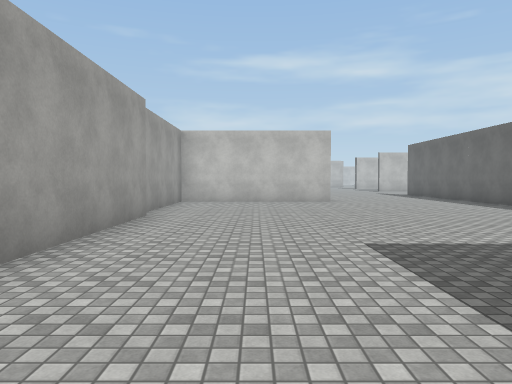
View 1 (above)

18 first-person views from a walk through a 3-D level made in the Unity game engine. The camera is 1.5 m above the floor, tilts 2° down and sees 70° across. The floor is counted in squares, 2 m on a side. Each view is taken from the middle of a square. On the plan, view 1 faces up. The plan holds only what a view shows up to about 11 squares ahead; the rest is blank. The place goes on beyond the plan. Surface patterns are stand-ins for the level's own textures.

View 2
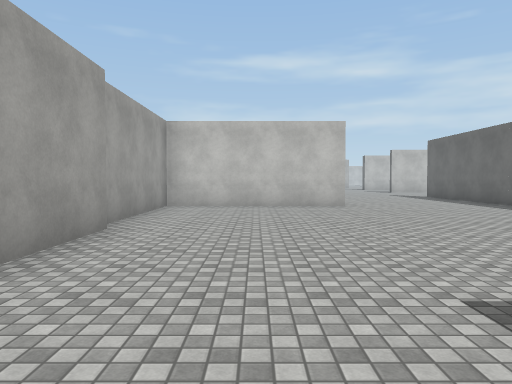

View 3
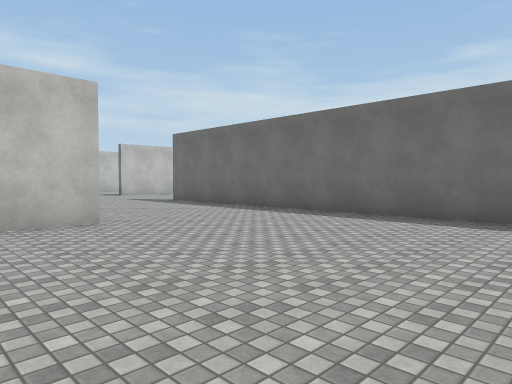

View 4
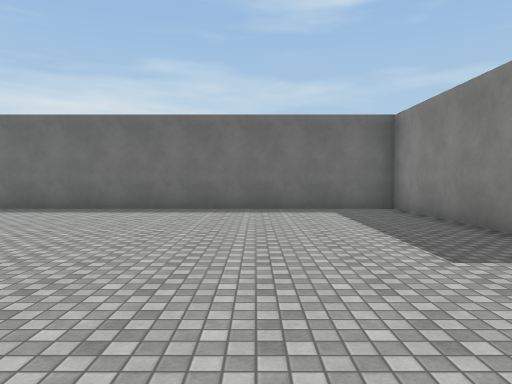

View 5
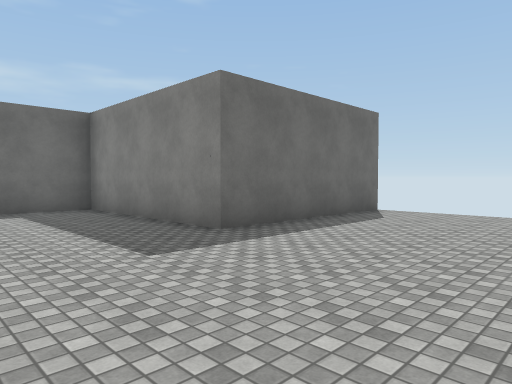

View 6
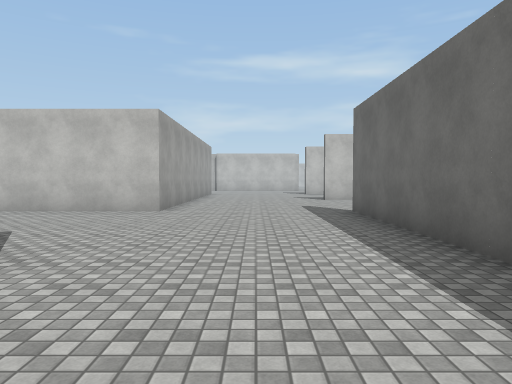

View 7
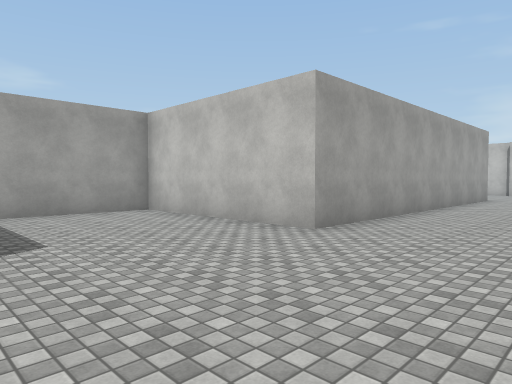

View 8
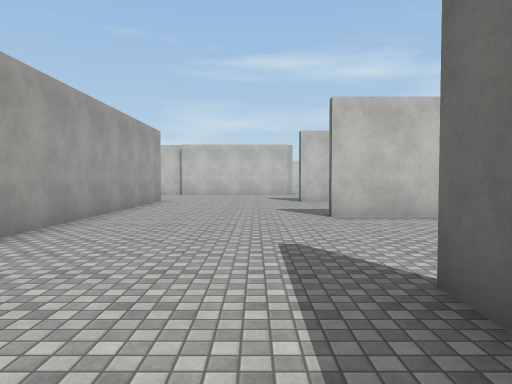

View 9
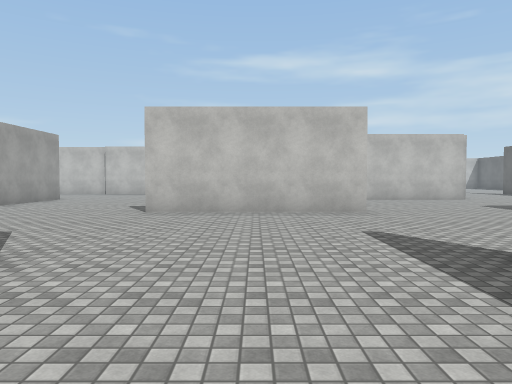

View 10
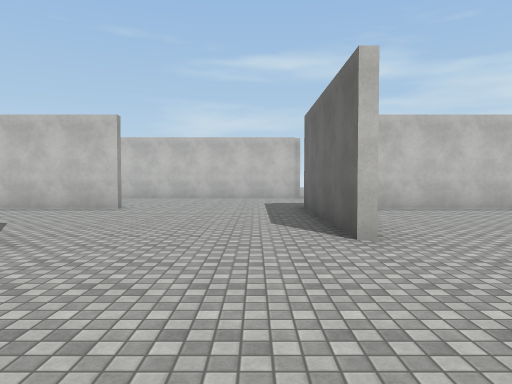

View 11
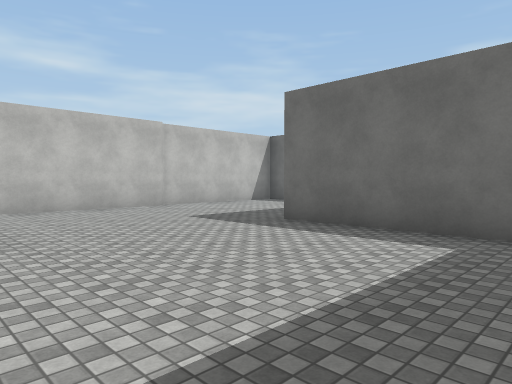

View 12
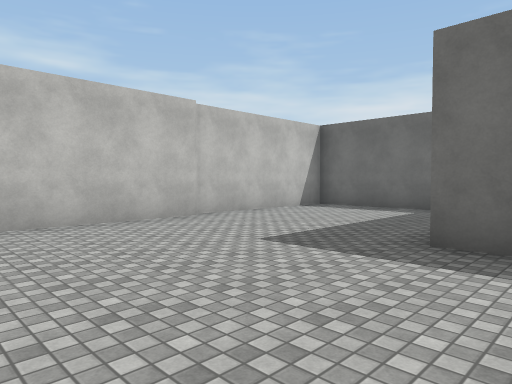

View 13
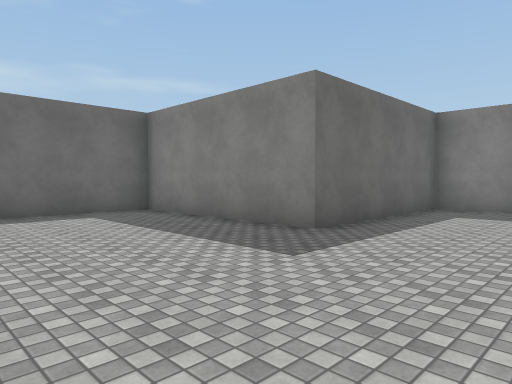

View 14
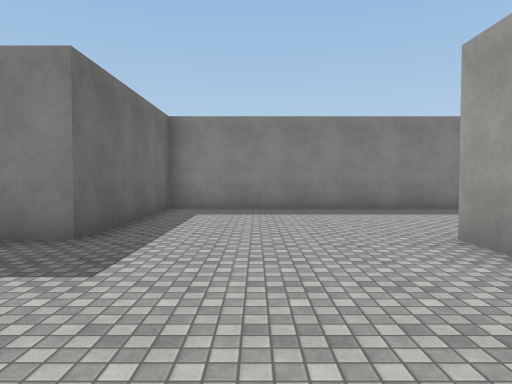

View 15
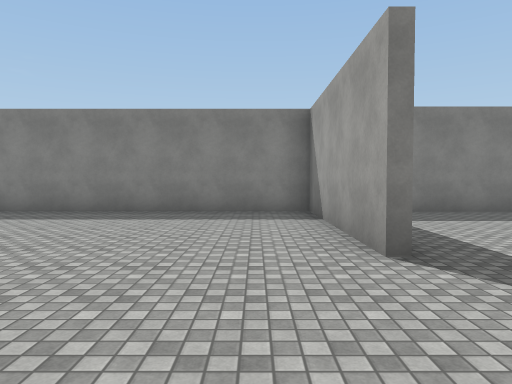

View 16
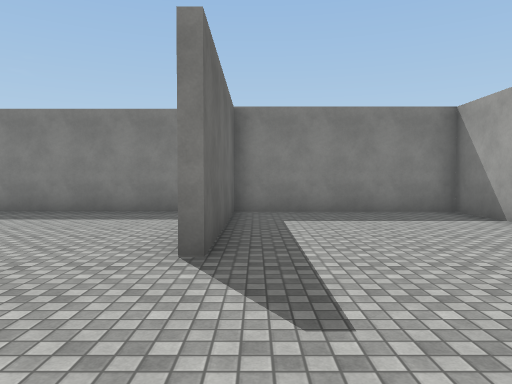

View 17
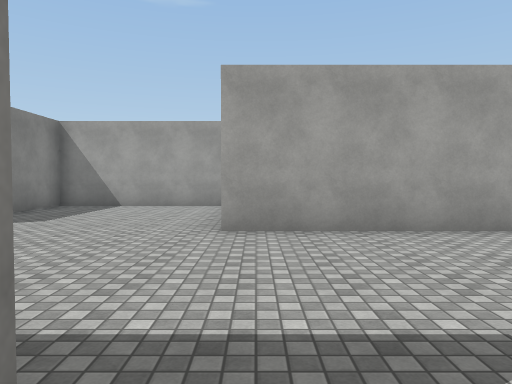

View 18
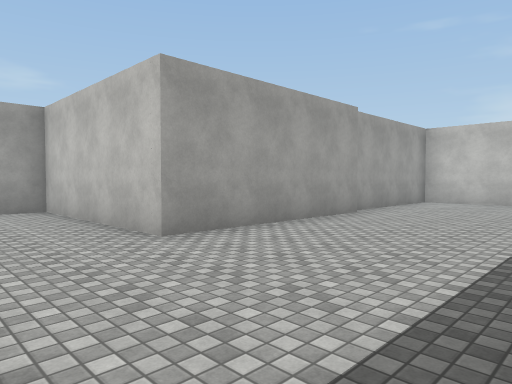

### Floor plan
Points are (right, up) in squares from view 1. A wall is a line through its corners. A room is listed if a view was taken in it or the views show most of it. See-through windows are left out.
Room 1 (views 1, 2, 3, 4, 5, 6, 7, 8, 9, 10, 11, 12, 13, 14, 15, 16, 17, 18)
walls: (7.5, 14.6) (7.5, 12.8) (12.5, 12.8) (12.5, 17.5); (12.7, 17.5) (12.7, 12.5) (22.3, 12.5) (22.3, 17.5) (27.2, 17.5) (27.2, 22.5) (22.6, 22.5); (12.5, 22.2) (7.5, 22.2); (17.3, 17.5) (17.3, 22.5); (17.5, 18.5) (17.5, 17.5); (2.6, 12.2) (-2.5, 12.2) (-2.5, 7.9); (2.8, 26) (2.8, 17.5) (-2.2, 17.5) (-2.2, 12.5) (-0.2, 12.5); (22.5, 22.2) (18.6, 22.2); (-2.2, 7.6) (-2.2, 2.5) (-6.5, 2.5); (2.2, -2.5) (2.2, 2.5) (7.3, 2.5) (7.3, 17.5)

Where each view was taken, in squares from view 1:
view 1: 0 up, 0 right, facing up
view 2: 2 up, 0 right, facing up
view 3: 6 up, 0 right, facing up-right
view 4: 6 up, 2 left, facing right
view 5: 6 up, 2 left, facing down-right
view 6: 9 up, 5 right, facing up
view 7: 13 up, 6 right, facing up-left
view 8: 15 up, 6 right, facing up
view 9: 14 up, 10 right, facing up
view 10: 13 up, 16 right, facing up
view 11: 13 up, 17 right, facing up-right
view 12: 16 up, 18 right, facing up-right
view 13: 22 up, 19 right, facing down-right
view 14: 22 up, 20 right, facing down
view 15: 21 up, 14 right, facing down
view 16: 21 up, 12 right, facing down
view 17: 18 up, 8 right, facing left
view 18: 0 up, 2 right, facing up-left
